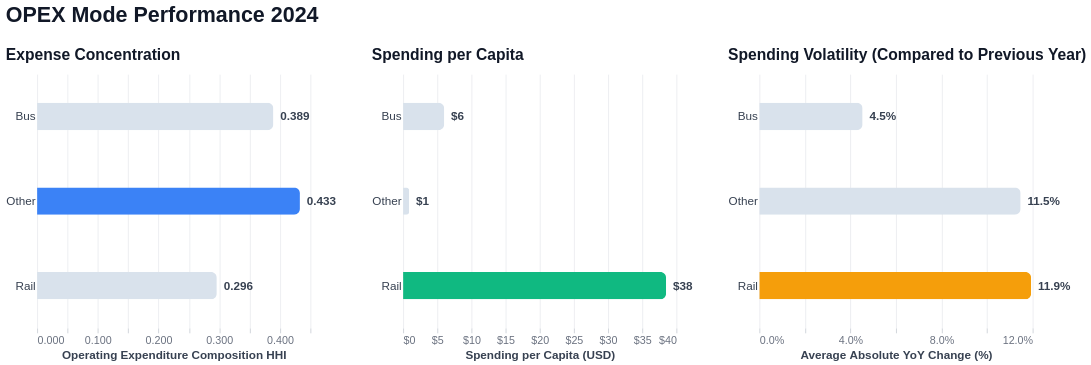

Notebook code for this chart:
### Code cell
scorecard = (
    opex_hhi[opex_hhi["year"] == 2024]
    .merge(
        opex_pc[opex_pc["year"] == 2024],
        on=["year", "mode_group"]
    )
    .merge(
        opex_vol,
        on="mode_group"
    )
)

opex_scorecard = plot_scorecard(
    scorecard,
    metrics=["hhi", "per_capita", "volatility"],
    group_column="mode_group",
    titles=["Expense Concentration", "Spending per Capita", "Spending Volatility (Compared to Previous Year)"],
    x_labels=["Operating Expenditure Composition HHI", "Spending per Capita (USD)", "Average Absolute YoY Change (%)"],
    formats=[".3f", "$,.0f", ".1%"],
    main_title="OPEX Mode Performance 2024"
)

opex_scorecard

### Figure 1 — Vega specification as saved in the notebook (floating-point values rounded to 4 significant figures)
{"$schema": "https://vega.github.io/schema/vega/v6.json", "data": [{"name": "source_0"}, {"name": "data_1", "values": [{"mode_group": "Bus", "hhi": 0.3891, "is_max": false, "y_mode_group_sort_index": 0.0, "hhi_end": 0.3891, "hhi_start": 0.0}, {"mode_group": "Other", "hhi": 0.4328, "is_max": true, "y_mode_group_sort_index": 1.0, "hhi_end": 0.4328, "hhi_start": 0.0}, {"mode_group": "Rail", "hhi": 0.2959, "is_max": false, "y_mode_group_sort_index": 2.0, "hhi_end": 0.2959, "hhi_start": 0.0}]}, {"name": "data_2", "values": [{"hhi": 0.3891, "mode_group": "Bus"}, {"hhi": 0.4328, "mode_group": "Other"}, {"hhi": 0.2959, "mode_group": "Rail"}]}, {"name": "source_1"}, {"name": "data_4", "values": [{"mode_group": "Bus", "per_capita": 6.022, "is_max": false, "y_mode_group_sort_index": 0.0, "per_capita_end": 6.022, "per_capita_start": 0.0}, {"mode_group": "Other", "per_capita": 0.8905, "is_max": false, "y_mode_group_sort_index": 1.0, "per_capita_end": 0.8905, "per_capita_start": 0.0}, {"mode_group": "Rail", "per_capita": 38.5, "is_max": true, "y_mode_group_sort_index": 2.0, "per_capita_end": 38.5, "per_capita_start": 0.0}]}, {"name": "data_5", "values": [{"mode_group": "Bus", "per_capita": 6.022}, {"mode_group": "Other", "per_capita": 0.8905}, {"mode_group": "Rail", "per_capita": 38.5}]}, {"name": "source_2"}, {"name": "data_7", "values": [{"mode_group": "Bus", "volatility": 0.04535, "is_max": false, "y_mode_group_sort_index": 0.0, "volatility_end": 0.04535, "volatility_start": 0.0}, {"mode_group": "Other", "volatility": 0.1147, "is_max": false, "y_mode_group_sort_index": 1.0, "volatility_end": 0.1147, "volatility_start": 0.0}, {"mode_group": "Rail", "volatility": 0.1193, "is_max": true, "y_mode_group_sort_index": 2.0, "volatility_end": 0.1193, "volatility_start": 0.0}]}, {"name": "data_8", "values": [{"mode_group": "Bus", "volatility": 0.04535}, {"mode_group": "Other", "volatility": 0.1147}, {"mode_group": "Rail", "volatility": 0.1193}]}, {"name": "source_0_concat_0_y_domain_mode_group", "values": [{"mode_group": "Bus", "sort_field": 0.0}, {"mode_group": "Other", "sort_field": 1.0}, {"mode_group": "Rail", "sort_field": 2.0}]}, {"name": "source_1_concat_1_y_domain_mode_group", "values": [{"mode_group": "Bus", "sort_field": 0.0}, {"mode_group": "Other", "sort_field": 1.0}, {"mode_group": "Rail", "sort_field": 2.0}]}, {"name": "source_2_concat_2_y_domain_mode_group", "values": [{"mode_group": "Bus", "sort_field": 0.0}, {"mode_group": "Other", "sort_field": 1.0}, {"mode_group": "Rail", "sort_field": 2.0}]}], "signals": [{"name": "childWidth", "value": 280}], "marks": [{"type": "group", "name": "concat_0_group", "encode": {"update": {"height": {"signal": "height"}, "width": {"signal": "childWidth"}}}, "marks": [{"type": "group", "from": {"facet": {"data": "data_1", "name": "stack_group_concat_0_layer_0_main", "groupby": ["mode_group"], "aggregate": {"fields": ["hhi_start", "hhi_start", "hhi_end", "hhi_end"], "ops": ["min", "max", "min", "max"]}}}, "encode": {"update": {"x2": {"signal": "max(scale('concat_0_x',datum[\"min_hhi_start\"]),scale('concat_0_x',datum[\"max_hhi_start\"]),scale('concat_0_x',datum[\"min_hhi_end\"]),scale('concat_0_x',datum[\"max_hhi_end\"]))"}, "height": {"value": 28}, "yc": {"field": "mode_group", "scale": "concat_0_y", "band": 0.5}, "cornerRadiusTopRight": {"value": 6}, "cornerRadiusBottomRight": {"value": 6}, "x": {"signal": "min(scale('concat_0_x',datum[\"min_hhi_start\"]),scale('concat_0_x',datum[\"max_hhi_start\"]),scale('concat_0_x',datum[\"min_hhi_end\"]),scale('concat_0_x',datum[\"max_hhi_end\"]))"}, "clip": {"value": true}}}, "marks": [{"type": "group", "encode": {"update": {"height": {"field": {"signal": null, "datum": null, "group": "height", "parent": null}}, "x": {"field": {"signal": null, "datum": null, "group": "x", "parent": null}, "mult": -1}}}, "marks": [{"type": "rect", "name": "concat_0_layer_0_marks", "from": {"data": "stack_group_concat_0_layer_0_main"}, "encode": {"update": {"fill": [{"value": "#3B82F6", "test": "datum.is_max"}, {"value": "#D9E2EC"}], "x": {"field": "hhi_end", "scale": "concat_0_x"}, "tooltip": {"signal": "{\"mode_group\": isValid(datum[\"mode_group\"]) ? isArray(datum[\"mode_group\"]) ? join(datum[\"mode_group\"], '\\n') : datum[\"mode_group\"] : \"\"+datum[\"mode_group\"], \"Expense Concentration\": format(datum[\"hhi\"], \".3f\")}"}, "height": {"field": {"signal": null, "datum": null, "group": "height", "parent": null}}, "x2": {"field": "hhi_start", "scale": "concat_0_x"}}}, "style": ["bar"]}]}]}, {"type": "text", "name": "concat_0_layer_1_marks", "from": {"data": "data_2"}, "encode": {"update": {"text": {"signal": "format(datum[\"hhi\"], \".3f\")"}, "baseline": {"value": "middle"}, "fill": {"value": "#374151"}, "x": {"field": "hhi", "scale": "concat_0_x"}, "fontSize": {"value": 12}, "dx": {"value": 7}, "y": {"field": "mode_group", "scale": "concat_0_y", "band": 0.5}, "fontWeight": {"value": "bold"}, "align": {"value": "left"}}}, "style": ["text"]}], "axes": [{"scale": "concat_0_x", "ticks": false, "zindex": 0, "gridColor": "#E5E7EB", "orient": "bottom", "labels": false, "aria": false, "gridOpacity": 0.7, "gridScale": "concat_0_y", "grid": true, "domain": false, "tickCount": {"signal": "ceil(childWidth/40)"}, "maxExtent": 0, "minExtent": 0}, {"scale": "concat_0_x", "labelColor": "#6B7280", "orient": "bottom", "domain": false, "labelFontSize": 11, "titleColor": "#374151", "format": ".3f", "tickColor": "#D1D5DB", "titleFontSize": 12, "labelFlush": true, "title": "Operating Expenditure Composition HHI", "labelOverlap": true, "zindex": 0, "tickCount": {"signal": "ceil(childWidth/40)"}, "grid": false}, {"scale": "concat_0_y", "labelFontWeight": 500, "labelFontSize": 12, "ticks": false, "orient": "left", "domain": false, "labelColor": "#374151", "grid": false, "zindex": 0}], "title": {"text": "Expense Concentration", "fontWeight": 600, "anchor": "start", "offset": 12, "fontSize": 16, "subtitle": "", "color": "#111827", "subtitleColor": "#6B7280", "subtitleFontSize": 11}, "style": "cell"}, {"type": "group", "name": "concat_1_group", "encode": {"update": {"width": {"signal": "childWidth"}, "height": {"signal": "height"}}}, "marks": [{"type": "group", "from": {"facet": {"data": "data_4", "name": "stack_group_concat_1_layer_0_main", "groupby": ["mode_group"], "aggregate": {"fields": ["per_capita_start", "per_capita_start", "per_capita_end", "per_capita_end"], "ops": ["min", "max", "min", "max"]}}}, "encode": {"update": {"yc": {"field": "mode_group", "scale": "concat_1_y", "band": 0.5}, "cornerRadiusBottomRight": {"value": 6}, "x2": {"signal": "max(scale('concat_1_x',datum[\"min_per_capita_start\"]),scale('concat_1_x',datum[\"max_per_capita_start\"]),scale('concat_1_x',datum[\"min_per_capita_end\"]),scale('concat_1_x',datum[\"max_per_capita_end\"]))"}, "clip": {"value": true}, "cornerRadiusTopRight": {"value": 6}, "x": {"signal": "min(scale('concat_1_x',datum[\"min_per_capita_start\"]),scale('concat_1_x',datum[\"max_per_capita_start\"]),scale('concat_1_x',datum[\"min_per_capita_end\"]),scale('concat_1_x',datum[\"max_per_capita_end\"]))"}, "height": {"value": 28}}}, "marks": [{"type": "group", "encode": {"update": {"height": {"field": {"signal": null, "datum": null, "group": "height", "parent": null}}, "x": {"field": {"signal": null, "datum": null, "group": "x", "parent": null}, "mult": -1}}}, "marks": [{"type": "rect", "name": "concat_1_layer_0_marks", "from": {"data": "stack_group_concat_1_layer_0_main"}, "encode": {"update": {"x2": {"field": "per_capita_start", "scale": "concat_1_x"}, "tooltip": {"signal": "{\"mode_group\": isValid(datum[\"mode_group\"]) ? isArray(datum[\"mode_group\"]) ? join(datum[\"mode_group\"], '\\n') : datum[\"mode_group\"] : \"\"+datum[\"mode_group\"], \"Spending per Capita\": format(datum[\"per_capita\"], \"$,.0f\")}"}, "height": {"field": {"signal": null, "datum": null, "group": "height", "parent": null}}, "fill": [{"value": "#10B981", "test": "datum.is_max"}, {"value": "#D9E2EC"}], "x": {"field": "per_capita_end", "scale": "concat_1_x"}}}, "style": ["bar"]}]}]}, {"type": "text", "name": "concat_1_layer_1_marks", "from": {"data": "data_5"}, "encode": {"update": {"baseline": {"value": "middle"}, "fontWeight": {"value": "bold"}, "dx": {"value": 7}, "align": {"value": "left"}, "fill": {"value": "#374151"}, "x": {"field": "per_capita", "scale": "concat_1_x"}, "fontSize": {"value": 12}, "y": {"field": "mode_group", "scale": "concat_1_y", "band": 0.5}, "text": {"signal": "format(datum[\"per_capita\"], \"$,.0f\")"}}}, "style": ["text"]}], "axes": [{"scale": "concat_1_x", "tickCount": {"signal": "ceil(childWidth/40)"}, "gridOpacity": 0.7, "grid": true, "labels": false, "maxExtent": 0, "gridScale": "concat_1_y", "domain": false, "aria": false, "ticks": false, "gridColor": "#E5E7EB", "zindex": 0, "minExtent": 0, "orient": "bottom"}, {"scale": "concat_1_x", "grid": false, "titleColor": "#374151", "title": "Spending per Capita (USD)", "labelColor": "#6B7280", "labelFontSize": 11, "orient": "bottom", "titleFontSize": 12, "domain": false, "labelFlush": true, "labelOverlap": true, "tickCount": {"signal": "ceil(childWidth/40)"}, "zindex": 0, "tickColor": "#D1D5DB", "format": "$,.0f"}, {"scale": "concat_1_y", "domain": false, "ticks": false, "orient": "left", "labelFontSize": 12, "grid": false, "labelFontWeight": 500, "zindex": 0, "labelColor": "#374151"}], "title": {"text": "Spending per Capita", "offset": 12, "anchor": "start", "fontWeight": 600, "fontSize": 16, "color": "#111827", "subtitleFontSize": 11, "subtitleColor": "#6B7280", "subtitle": ""}, "style": "cell"}, {"type": "group", "name": "concat_2_group", "encode": {"update": {"height": {"signal": "height"}, "width": {"signal": "childWidth"}}}, "marks": [{"type": "group", "from": {"facet": {"data": "data_7", "name": "stack_group_concat_2_layer_0_main", "groupby": ["mode_group"], "aggregate": {"fields": ["volatility_start", "volatility_start", "volatility_end", "volatility_end"], "ops": ["min", "max", "min", "max"]}}}, "encode": {"update": {"x2": {"signal": "max(scale('concat_2_x',datum[\"min_volatility_start\"]),scale('concat_2_x',datum[\"max_volatility_start\"]),scale('concat_2_x',datum[\"min_volatility_end\"]),scale('concat_2_x',datum[\"max_volatility_end\"]))"}, "yc": {"field": "mode_group", "scale": "concat_2_y", "band": 0.5}, "x": {"signal": "min(scale('concat_2_x',datum[\"min_volatility_start\"]),scale('concat_2_x',datum[\"max_volatility_start\"]),scale('concat_2_x',datum[\"min_volatility_end\"]),scale('concat_2_x',datum[\"max_volatility_end\"]))"}, "cornerRadiusBottomRight": {"value": 6}, "clip": {"value": true}, "height": {"value": 28}, "cornerRadiusTopRight": {"value": 6}}}, "marks": [{"type": "group", "encode": {"update": {"x": {"field": {"signal": null, "datum": null, "group": "x", "parent": null}, "mult": -1}, "height": {"field": {"signal": null, "datum": null, "group": "height", "parent": null}}}}, "marks": [{"type": "rect", "name": "concat_2_layer_0_marks", "from": {"data": "stack_group_concat_2_layer_0_main"}, "encode": {"update": {"height": {"field": {"signal": null, "datum": null, "group": "height", "parent": null}}, "fill": [{"value": "#F59E0B", "test": "datum.is_max"}, {"value": "#D9E2EC"}], "x2": {"field": "volatility_start", "scale": "concat_2_x"}, "tooltip": {"signal": "{\"mode_group\": isValid(datum[\"mode_group\"]) ? isArray(datum[\"mode_group\"]) ? join(datum[\"mode_group\"], '\\n') : datum[\"mode_group\"] : \"\"+datum[\"mode_group\"], \"Spending Volatility (Compared to Previous Year)\": format(datum[\"volatility\"], \".1%\")}"}, "x": {"field": "volatility_end", "scale": "concat_2_x"}}}, "style": ["bar"]}]}]}, {"type": "text", "name": "concat_2_layer_1_marks", "from": {"data": "data_8"}, "encode": {"update": {"baseline": {"value": "middle"}, "x": {"field": "volatility", "scale": "concat_2_x"}, "fill": {"value": "#374151"}, "text": {"signal": "format(datum[\"volatility\"], \".1%\")"}, "dx": {"value": 7}, "fontSize": {"value": 12}, "align": {"value": "left"}, "y": {"field": "mode_group", "scale": "concat_2_y", "band": 0.5}, "fontWeight": {"value": "bold"}}}, "style": ["text"]}], "axes": [{"scale": "concat_2_x", "maxExtent": 0, "grid": true, "gridScale": "concat_2_y", "gridColor": "#E5E7EB", "orient": "bottom", "tickCount": {"signal": "ceil(childWidth/40)"}, "aria": false, "minExtent": 0, "ticks": false, "zindex": 0, "gridOpacity": 0.7, "domain": false, "labels": false}, {"scale": "concat_2_x", "labelOverlap": true, "grid": false, "domain": false, "title": "Average Absolute YoY Change (%)", "titleColor": "#374151", "zindex": 0, "labelFontSize": 11, "orient": "bottom", "titleFontSize": 12, "labelColor": "#6B7280", "format": ".1%", "tickColor": "#D1D5DB", "tickCount": {"signal": "ceil(childWidth/40)"}, "labelFlush": true}, {"scale": "concat_2_y", "domain": false, "labelColor": "#374151", "labelFontWeight": 500, "zindex": 0, "ticks": false, "labelFontSize": 12, "orient": "left", "grid": false}], "title": {"text": "Spending Volatility (Compared to Previous Year)", "anchor": "start", "offset": 12, "subtitle": "", "color": "#111827", "fontWeight": 600, "subtitleColor": "#6B7280", "fontSize": 16, "subtitleFontSize": 11}, "style": "cell"}], "scales": [{"name": "concat_0_x", "type": "linear", "domain": {"fields": [{"data": "data_1", "field": "hhi_start"}, {"data": "data_1", "field": "hhi_end"}, {"data": "data_2", "field": "hhi"}]}, "range": [0, {"signal": "childWidth"}], "nice": true, "zero": true}, {"name": "concat_0_y", "type": "band", "domain": {"data": "source_0_concat_0_y_domain_mode_group", "field": "mode_group", "sort": {"op": "max", "field": "sort_field"}}, "range": [0, {"signal": "height"}], "paddingInner": 0.1, "paddingOuter": 0.05}, {"name": "concat_1_x", "type": "linear", "domain": {"fields": [{"data": "data_4", "field": "per_capita_start"}, {"data": "data_4", "field": "per_capita_end"}, {"data": "data_5", "field": "per_capita"}]}, "range": [0, {"signal": "childWidth"}], "nice": true, "zero": true}, {"name": "concat_1_y", "type": "band", "domain": {"data": "source_1_concat_1_y_domain_mode_group", "field": "mode_group", "sort": {"op": "max", "field": "sort_field"}}, "range": [0, {"signal": "height"}], "paddingOuter": 0.05, "paddingInner": 0.1}, {"name": "concat_2_x", "type": "linear", "domain": {"fields": [{"data": "data_7", "field": "volatility_start"}, {"data": "data_7", "field": "volatility_end"}, {"data": "data_8", "field": "volatility"}]}, "range": [0, {"signal": "childWidth"}], "nice": true, "zero": true}, {"name": "concat_2_y", "type": "band", "domain": {"data": "source_2_concat_2_y_domain_mode_group", "field": "mode_group", "sort": {"op": "max", "field": "sort_field"}}, "range": [0, {"signal": "height"}], "paddingOuter": 0.05, "paddingInner": 0.1}], "title": {"text": "OPEX Mode Performance 2024", "fontWeight": "bold", "fontSize": 22, "anchor": "start", "offset": 20, "color": "#111827"}, "config": {"axis": {"labelFont": "Arial", "titleFont": "Arial"}, "style": {"cell": {"strokeWidth": 0}, "group-title": {"font": "Arial"}}}, "background": "white", "padding": 5, "layout": {"padding": 35, "bounds": "full", "align": "each"}, "height": 260}
